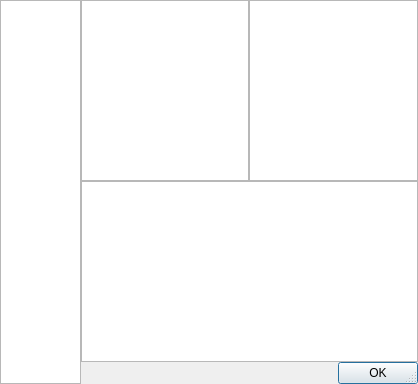
<?xml version="1.0" encoding="UTF-8"?>
<ui version="4.0">
 <class>Dialog</class>
 <widget class="QDialog" name="Dialog">
  <property name="geometry">
   <rect>
    <x>0</x>
    <y>0</y>
    <width>418</width>
    <height>384</height>
   </rect>
  </property>
  <property name="windowTitle">
   <string>Dialog</string>
  </property>
  <property name="sizeGripEnabled">
   <bool>true</bool>
  </property>
  <layout class="QHBoxLayout" name="horizontalLayout_2">
   <property name="spacing">
    <number>0</number>
   </property>
   <property name="leftMargin">
    <number>0</number>
   </property>
   <property name="topMargin">
    <number>0</number>
   </property>
   <property name="rightMargin">
    <number>0</number>
   </property>
   <property name="bottomMargin">
    <number>0</number>
   </property>
   <item>
    <widget class="QListWidget" name="pkgs_list_widget"/>
   </item>
   <item>
    <layout class="QVBoxLayout" name="verticalLayout">
     <item>
      <layout class="QHBoxLayout" name="horizontalLayout">
       <item>
        <widget class="QTextBrowser" name="left_text_browser"/>
       </item>
       <item>
        <widget class="QTextBrowser" name="right_text_browser"/>
       </item>
      </layout>
     </item>
     <item>
      <widget class="QTextBrowser" name="diff_text_browser"/>
     </item>
     <item>
      <widget class="QDialogButtonBox" name="button_box">
       <property name="orientation">
        <enum>Qt::Horizontal</enum>
       </property>
       <property name="standardButtons">
        <set>QDialogButtonBox::Ok</set>
       </property>
      </widget>
     </item>
    </layout>
   </item>
  </layout>
 </widget>
 <resources/>
 <connections/>
</ui>
